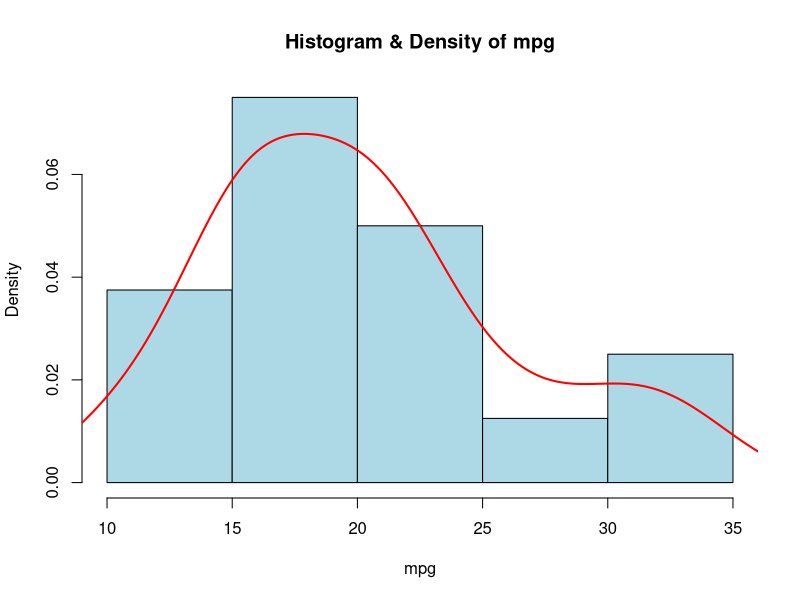
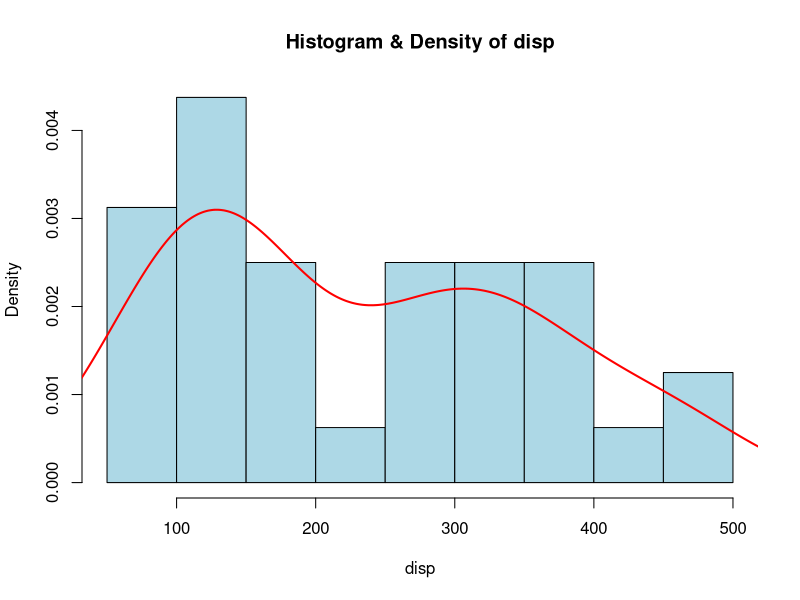
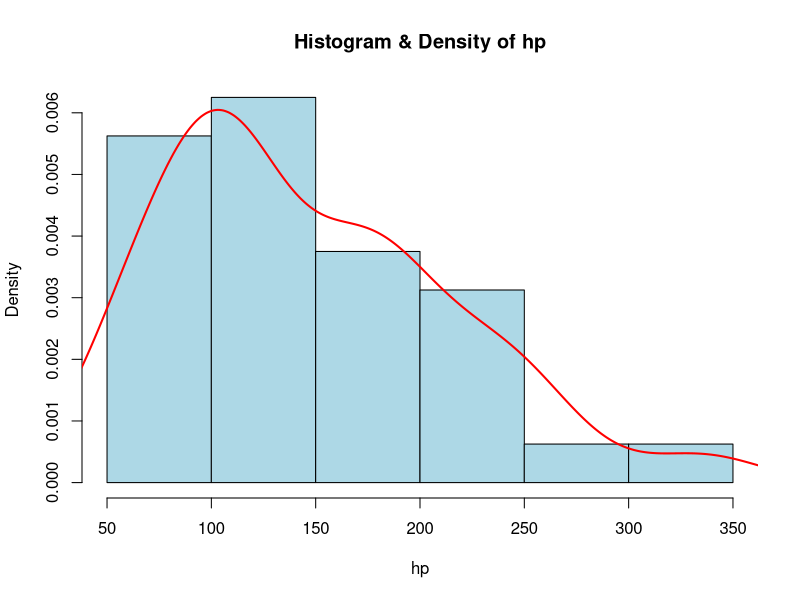
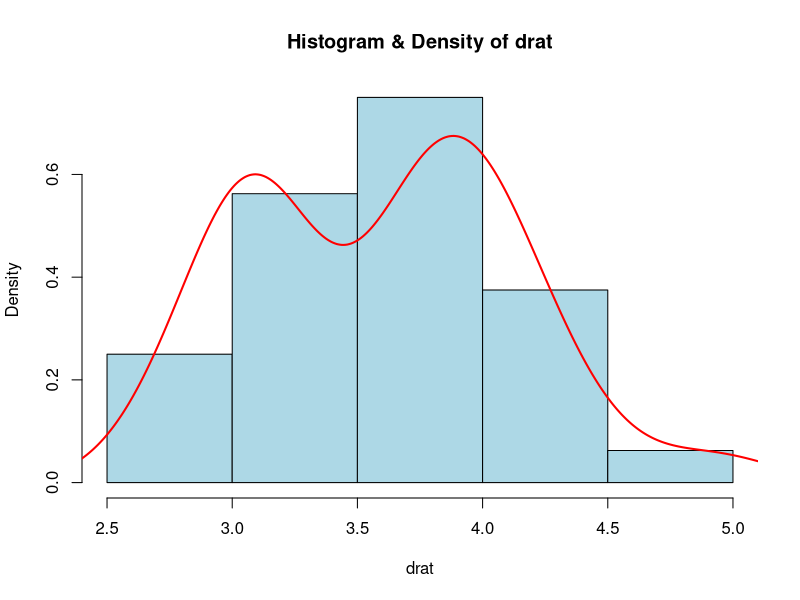
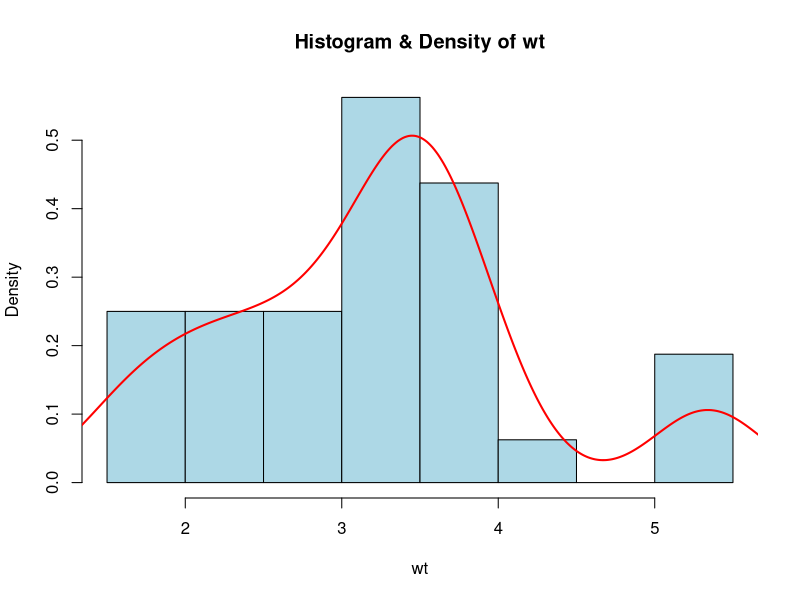
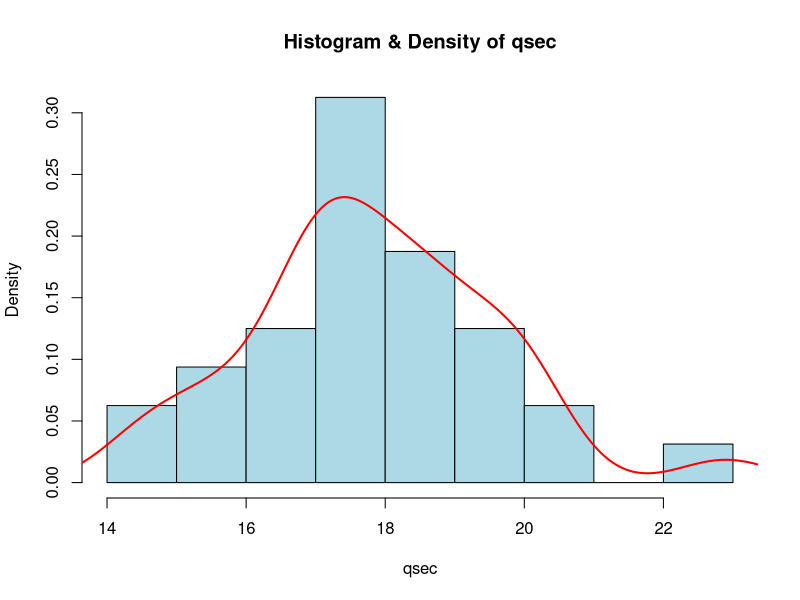

Write R code to recreate these figures, in order.

data(mtcars) 
cat("First few records of mtcars dataset:\n") 
head(mtcars) 

# a) Total number of observations and variables 

cat("\nTotal Observations (Rows):", nrow(mtcars), "\n") 
cat("Total Variables (Columns):", ncol(mtcars), "\n") 

# b) Car with largest and least horsepower 

max_hp <- max(mtcars$hp) 
min_hp <- min(mtcars$hp) 

cat("\nMaximum Horsepower:", max_hp, "\n") 
cat("Minimum Horsepower:", min_hp, "\n") 

cat("\nCar(s) with Maximum Horsepower:\n") 
print(mtcars[mtcars$hp == max_hp, ]) 

cat("\nCar(s) with Minimum Horsepower:\n") 
print(mtcars[mtcars$hp == min_hp, ]) 

# c) Histogram and Density plots & Skewness 

# Function to compute skewness manually 
skewness <- function(x) { 
  mean((x - mean(x))^3) / sd(x)^3 
} 

# Continuous variables 
cont_vars <- c("mpg","disp","hp","drat","wt","qsec") 

for (var in cont_vars) { 
  hist(mtcars[[var]], 
       probability = TRUE, 
       main = paste("Histogram & Density of", var), 
       xlab = var, 
       col = "lightblue") 
  lines(density(mtcars[[var]]), col = "red", lwd = 2) 
  
  cat("\nSkewness of", var, ":", skewness(mtcars[[var]]), "\n") 
} 

# d) Average hp difference and SD difference 
#     between 3-cylinder and 4-cylinder cars 

hp_3 <- mtcars$hp[mtcars$cyl == 3] 
hp_4 <- mtcars$hp[mtcars$cyl == 4] 

mean_diff <- mean(hp_3) - mean(hp_4) 
sd_diff <- sd(hp_3) - sd(hp_4) 

cat("\nAverage HP of 3-cylinder cars:", mean(hp_3), "\n") 
cat("Average HP of 4-cylinder cars:", mean(hp_4), "\n") 
cat("Difference in Average HP (3 - 4):", mean_diff, "\n") 

cat("\nSD of HP (3-cylinder):", sd(hp_3), "\n") 
cat("SD of HP (4-cylinder):", sd(hp_4), "\n") 
cat("Difference in SD (3 - 4):", sd_diff, "\n") 

# e) Pair of variables with highest Pearson correlation 

corr_matrix <- cor(mtcars) 

# Ignore self-correlations 
corr_matrix[lower.tri(corr_matrix, diag = TRUE)] <- NA 

max_corr <- max(abs(corr_matrix), na.rm = TRUE) 

cat("\nHighest Pearson Correlation Value:", max_corr, "\n") 
cat("Variable Pair with Highest Correlation:\n") 
print(which(abs(corr_matrix) == max_corr, arr.ind = TRUE)) 
